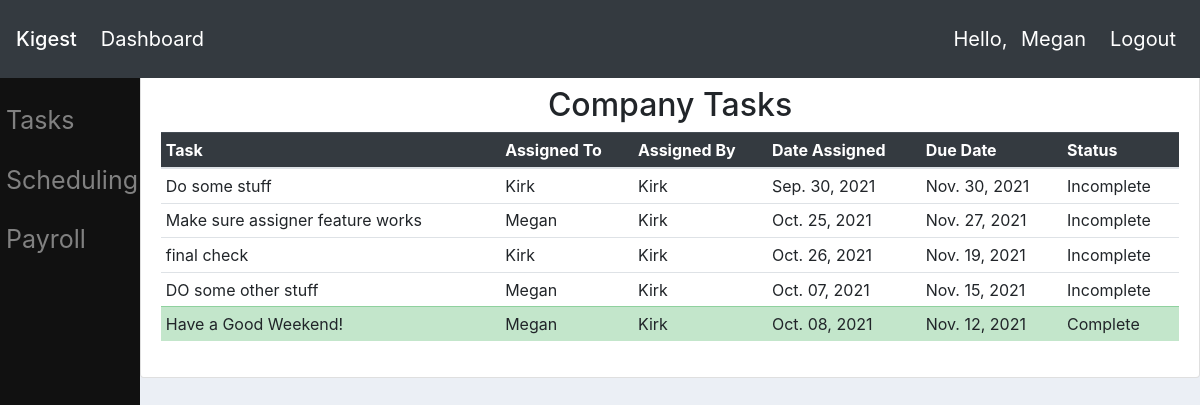
/tasks/ (signed in), run on an earlier commit of the app's database.
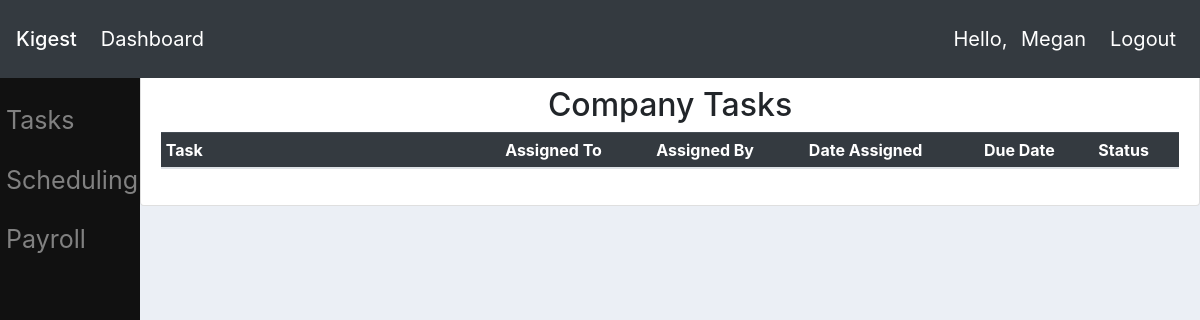
And on a later commit of the database.
### tasks/models.py (models this page shows, shortened)
class Task(models.Model):
    title = models.CharField(max_length=60)
    assigner = models.ForeignKey(Employee, on_delete=models.CASCADE, default=1)
    date_created = models.DateTimeField(auto_now_add=True)
    date_due = models.DateTimeField(default=make_aware(datetime.datetime(2021,11,30,5,0,0)))
    date_completed = models.DateTimeField(null=True, blank=True)
    description = models.TextField(blank=True)
    is_complete = models.BooleanField(default=False, blank=True, null=True)
    assignee = models.ManyToManyField(Employee, related_name='assignee')
    team = models.ManyToManyField(Group, related_name='team', blank=True)

### userprofile/models.py (models this page shows)
class Employee(models.Model):
    user = models.OneToOneField(User, on_delete=models.CASCADE)
    first_name = models.CharField(max_length=15, default='')
    last_name = models.CharField(max_length=20, default='')
    date_of_birth = models.DateField(null=True, blank=True)
    is_active = models.BooleanField(default=False)
    profile_picture = models.ImageField(default="default.png")
    street = models.CharField(max_length=200, null=True, blank=True, verbose_name='Street Address')
    city = models.CharField(max_length=75, null=True, blank=True, verbose_name='City')
    state = models.CharField(max_length=2, null=True, blank=True, verbose_name='State')
    phone = models.CharField(max_length=20, null=True, blank=True, verbose_name='Telephone Number')
    postal_code = models.CharField(max_length=5, null=True, blank=True, verbose_name='Postal Code')
    def __str__(self):
        return self.user.username.capitalize()

### tasks/views.py (the view)
# urls.py: path('tasks/', include('tasks.urls')),
@login_required(login_url='homepage')
def tasks(request):
    current_employee = None
    tasks = None
    managers = Group.objects.get(name='managers').user_set.all()
    employees = Group.objects.get(name='employees').user_set.all()
    if request.user in managers:
        current_employee = Employee.objects.get(user=request.user)
        tasks = Task.objects.order_by('-date_created')
    elif request.user in employees:
        current_employee = Employee.objects.get(user=request.user)
        tasks = current_employee.assignee.all().order_by('-date_due')
    return render(request, 'tasks/tasks.html', {'employee': current_employee, 'tasks': tasks})

### tasks/templates/tasks/tasks.html (shortened to what this page needs)
{% extends "website/main.html" %}
{% block content %}
<div class="table-responsive">
    <div class="card card-body "><h2 class="text-center"><a class="text-reset text-decoration-none" href='{% url "tasks:tasks"%}'>Company Tasks</a></h2>
        {% if tasks is None %}
        <h1 class="display-3">Looks like you're all caught up!</h1>
        {% else %}
        <table class="table table-sm table-hover">
            <thead class="table-dark">
                <tr>
                    <th class="col-sm-4">Task</th>
                    <th>Assigned To</th>
                    <th>Assigned By</th>
                    <th>Date Assigned</th>
                    <th>Due Date</th>
                    <th>Status</th>
                </tr>
            </thead>
            <tbody>
                {% for task in tasks %}
                {% if task.is_complete %}<tr class="table-success">
                {% else %} <tr>
                {% endif %}
                <td><a class="text-reset text-decoration-none" href='{% url "tasks:edittask" task.id%}'>{{ task.title }}</a></td>
                {% if task.team.all.first is None %}
                <td>{{ task.assignee.all.first|capfirst }}</td>
                {% else %}
                <td>{{ task.team.all.first|capfirst }}</td>
                {% endif %}
                <td>{{ task.assigner|capfirst }}</td>
                <td>{{ task.date_created.date|date:"M. d, Y" }}</td>
                <td>{{ task.date_due.date|date:"M. d, Y" }}</td>
                {% if task.is_complete %}
                <td>Complete</td>
                {% else %}
                <td>Incomplete</td>
                {% endif %}
            </tr>
            {% endfor %}
        </tbody>
    </table>
        {% endif %}
        </div>
    </div>
{% endblock %}

What changed in the data, as far as the page shows it:
removed Task: title "Do some stuff", assignee.all.first "Kirk", assigner "Kirk", date_created "Sep. 30, 2021", date_due "Nov. 30, 2021", is_complete "Incomplete"
removed Task: title "Make sure assigner feature works", assignee.all.first "Megan", assigner "Kirk", date_created "Oct. 25, 2021", date_due "Nov. 27, 2021", is_complete "Incomplete"
removed Task: title "final check", assignee.all.first "Kirk", assigner "Kirk", date_created "Oct. 26, 2021", date_due "Nov. 19, 2021", is_complete "Incomplete"
removed Task: title "DO some other stuff", assignee.all.first "Megan", assigner "Kirk", date_created "Oct. 07, 2021", date_due "Nov. 15, 2021", is_complete "Incomplete"
removed Task: title "Have a Good Weekend!", assignee.all.first "Megan", assigner "Kirk", date_created "Oct. 08, 2021", date_due "Nov. 12, 2021", is_complete "Complete"
